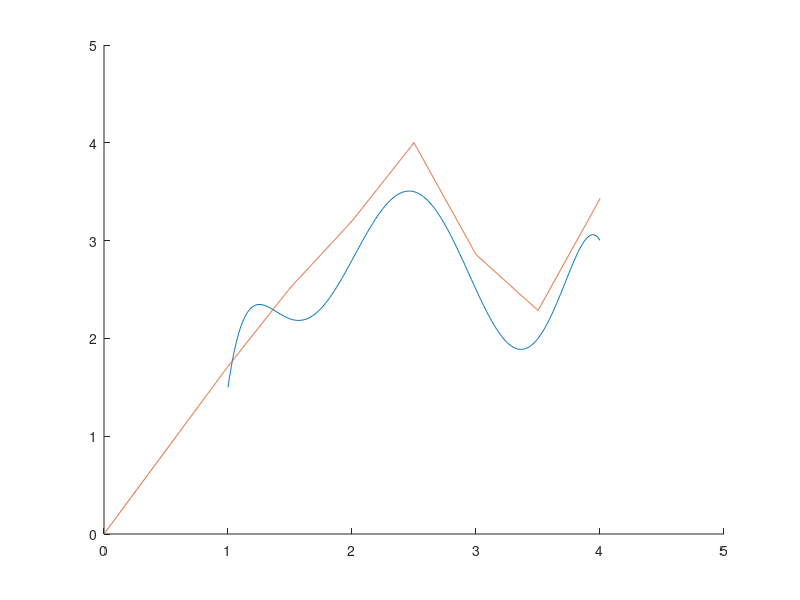
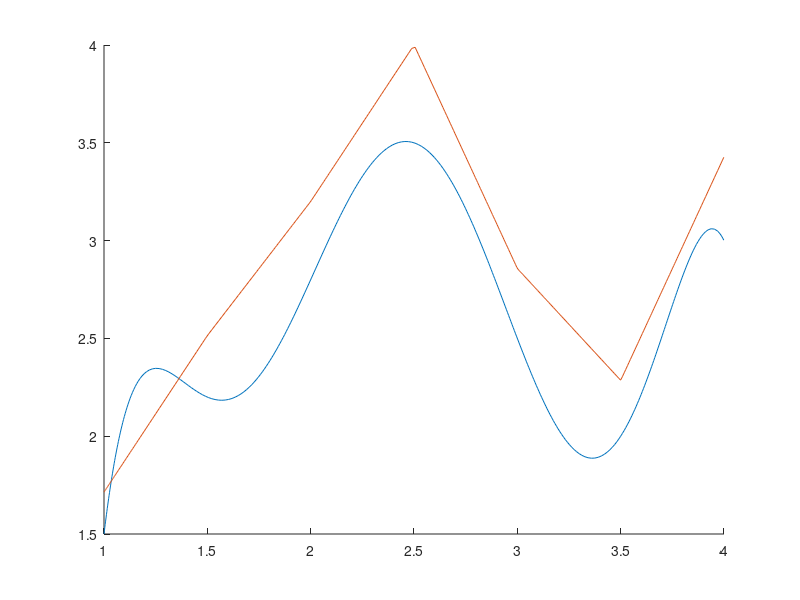

Recreate these plots in MATLAB, in order.
clear all
close all
clc

position_commande = csvread('aller.csv');
position_mesure = csvread('aller_interpoler.csv');
position_mesure = position_mesure./0.05.*4;

%% Display
figure
hold on
plot(position_commande(:,1), position_commande(:,2))
plot(position_mesure(:,1), position_mesure(:,2))

%% Reduce vector
position_down = [];
for i = 1:length(position_commande)
    x = position_commande(i,1);
    idx = find(position_mesure > x,1);
    position_down = [position_down; position_mesure(idx,:)];
end

%% Display down
figure
hold on
plot(position_commande(:,1), position_commande(:,2))
plot(position_down(:,1), position_down(:,2))

%% Performance
Distance = sqrt((position_commande(:,1)-position_down(:,1)).^2 + (position_commande(:,2)-position_down(:,2)).^2);
Performance = sqrt(trapz(Distance.^2));
